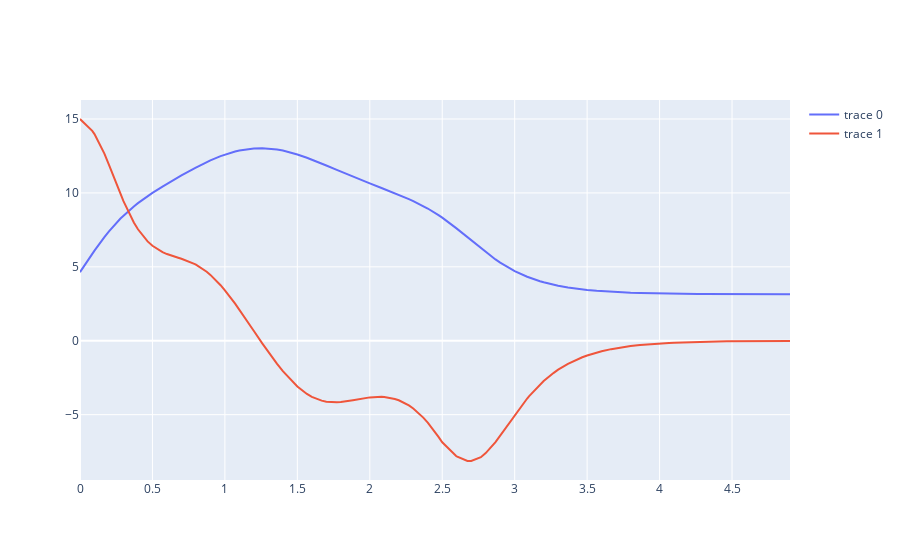

The notebook cell saved with this chart:
### Code cell
# ctrl = lambda x: (torch.zeros(1), torch.zeros(1), None)
ctrl = controllers.get_optimal_controller(vf)

x_traj_sim, t_traj_sim = controllers.sim_ctrl(x0, 1, pendulum.dx, ctrl, .1, 50)

fig = go.Figure()
for i in range(2):
    fig.add_trace(go.Scatter(
        x=t_traj_sim,
        y=x_traj_sim[i,:]
    ))
fig.show()
